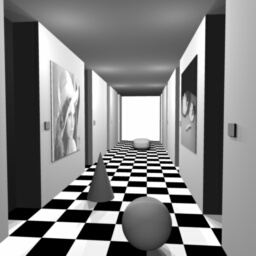
#> input picture corridorl.jpg, 256 x 256 px
$ jupyter execute 'pre-processing and post-processing.ipynb'
#> lines starting #> are read from the running program, lines starting #| are printed output that depends on the picture
[cell 1]
import numpy as np
import cv2 as cv
import matplotlib.pyplot as plt

[cell 2]
def sobelOperator(img):
    sobelXY = np.zeros(img.shape)
#> sobelXY: shape (256, 256) float64; every value is 0
    sobelX = np.zeros(img.shape)
    sobelY = np.zeros(img.shape)

    height, width = img.shape
#> height = 256; width = 256
    horizontalMask = np.array([[-1,0,1],[-2,0,2],[-1,0,1]])
    verticalMask = np.array([[-1,-2,-1],[0,0,0],[1,2,1]])

    for i in range(height-2):
        for j in range(width-2):
            sobelX[i+1, j+1] = abs(np.sum(img[i:i+3, j:j+3] * horizontalMask))
            sobelY[i+1, j+1] = abs(np.sum(img[i:i+3, j:j+3] * verticalMask))
            sobelXY[i+1, j+1] = (sobelX[i+1, j+1] * sobelX[i+1,j+1] + \
                                 sobelY[i+1, j+1] * sobelY[i+1,j+1]) ** 0.5
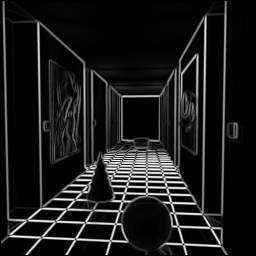
#> sobelXY: shape (256, 256) float64; min 0, max 1018.7, mean 109; drawn with min black and max white
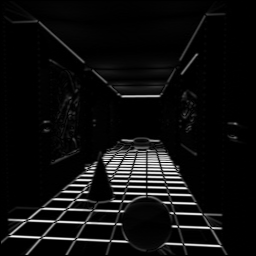
#> sobelY: shape (256, 256) float64; min 0, max 1018, mean 60; drawn with min black and max white

    return sobelX, sobelY, sobelXY

[cell 3]
sx, sy, sxy = sobelOperator(cv.imread('corridorl.jpg',0))
ssx,ssy,ssxy = sobelOperator(cv.imread('triclopsi2l.jpg',0))
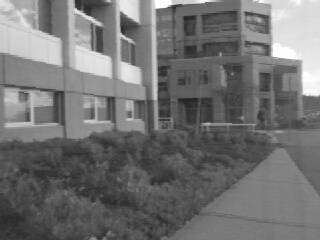
#> input picture triclopsi2l.jpg, 320 x 240 px
#> in sobelOperator (call 2), `sobelXY = np.zeros(img.shape)`: sobelXY: shape (240, 320) float64; every value is 0
#> after the loop in sobelOperator (call 2), `for i in range(height-2):`:
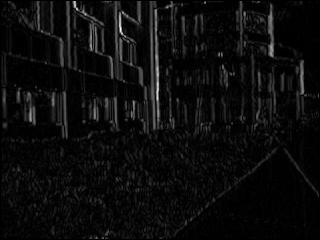
#> sobelX: shape (240, 320) float64; min 0, max 549, mean 27.3; drawn with min black and max white
#> after the loop in sobelOperator (call 2), `for i in range(height-2):`:
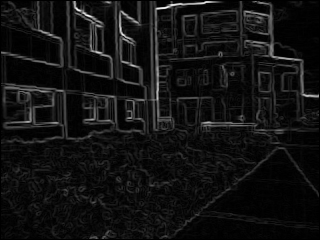
#> sobelXY: shape (240, 320) float64; min 0, max 648.3, mean 46.2; drawn with min black and max white
#> after the loop in sobelOperator (call 2), `for i in range(height-2):`:
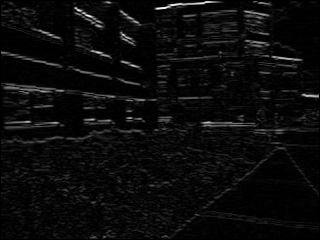
#> sobelY: shape (240, 320) float64; min 0, max 617, mean 28.3; drawn with min black and max white

plt.subplot(2,3,1)
plt.title("Horizontal")
plt.imshow(sx,'gray')
plt.axis("off")
plt.subplot(2,3,2)
plt.title("Vertical")
plt.imshow(sy,'gray')
plt.axis("off")
plt.subplot(2,3,3)
plt.title("Gradient Image")
plt.imshow(sxy,'gray')
plt.axis("off")
plt.subplot(2,3,4)
plt.imshow(ssx,'gray')
plt.axis("off")
plt.subplot(2,3,5)
plt.imshow(ssy,'gray')
plt.axis("off")
plt.subplot(2,3,6)
plt.imshow(ssxy,'gray')
plt.axis("off")


plt.show()

[cell 4]
imgL = cv.imread('corridorl.jpg',0)
#> imgL is the input picture: shape (256, 256); min 0, max 255, mean 127.8
imgR = cv.imread('corridorr.jpg',0)
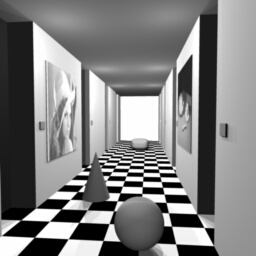
#> input picture corridorr.jpg, 256 x 256 px
#> imgR is the input picture: shape (256, 256); min 0, max 255, mean 128
stereo = cv.StereoBM_create(numDisparities=16, blockSize=15)
sobel = stereo.compute(imgL,imgR)
stereo.setPreFilterType(0)
normal = stereo.compute(imgL,imgR)

plt.subplot(1,2,1)
plt.title("Sobel")
plt.imshow(sobel,'hot')
plt.axis("off")
plt.subplot(1,2,2)
plt.title("Normalized")
plt.imshow(normal,'hot')
plt.axis("off")

plt.show()

[cell 5]
imgL = cv.imread('corridorl.jpg',0)
imgR = cv.imread('corridorr.jpg',0)

stereo = cv.StereoBM_create(numDisparities=16, blockSize=15)
before = stereo.compute(imgL,imgR)

stereo.setDisp12MaxDiff(0)
after = stereo.compute(imgL,imgR)
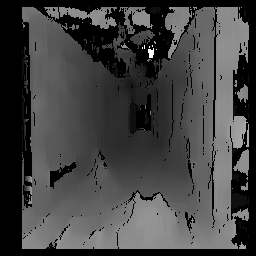
#> after: shape (256, 256) int16; min -16, max 240, mean 51; drawn with min black and max white

stereo.setDisp12MaxDiff(1)
after1 = stereo.compute(imgL,imgR)

plt.figure(figsize=(20,60))
plt.subplot(1,3,1)
plt.title("before")
plt.imshow(before,'hot')
plt.axis("off")
plt.subplot(1,3,2)
plt.title("after")
plt.imshow(after,'hot')
plt.axis("off")
plt.subplot(1,3,3)
plt.title("after with Maximum Allowable Diff 1")
plt.imshow(after1,'hot')
plt.axis("off")

plt.show()

[cell 6]
imgL = cv.imread('corridorl.jpg',0)
imgR = cv.imread('corridorr.jpg',0)

stereo = cv.StereoBM_create(numDisparities=16, blockSize=15)

ur = [0,5,10,15,20]
title = ["before", "UniquenessRatio = 5", "UniquenessRatio = 10", "UniquenessRatio = 15", "UniquenessRatio = 20"]

plt.figure(figsize=(20,100))

for i in range(5):
    stereo.setUniquenessRatio(ur[i])
    test = stereo.compute(imgL,imgR)
    plt.subplot(1,5, i+1)
    plt.title(title[i])
    plt.imshow(test,'hot')
    plt.axis("off")

plt.show()

[cell 7]
imgL = cv.imread('triclopsi2l.jpg',0)
#> imgL is the input picture: shape (240, 320); min 33, max 255, mean 114
imgR = cv.imread('triclopsi2r.jpg',0)
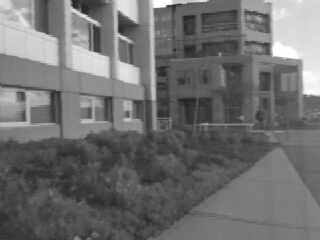
#> input picture triclopsi2r.jpg, 320 x 240 px
#> imgR is the input picture: shape (240, 320); min 35, max 255, mean 110.9

stereo = cv.StereoBM_create(numDisparities=16, blockSize=15)

ur = [0,5,10,15,20]
title = ["before", "UniquenessRatio = 5", "UniquenessRatio = 10", "UniquenessRatio = 15", "UniquenessRatio = 20"]

plt.figure(figsize=(20,100))

for i in range(5):
    stereo.setUniquenessRatio(ur[i])
    test = stereo.compute(imgL,imgR)
    plt.subplot(1,5, i+1)
    #plt.title(title[i])
    plt.imshow(test,'hot')
    plt.axis("off")

plt.show()

[cell 8]
imgL = cv.imread('corridorl.jpg',0)
imgR = cv.imread('corridorr.jpg',0)

stereo1 = cv.StereoBM_create(numDisparities=16, blockSize=15)
stereo1.setPreFilterType(1)
stereo1.setDisp12MaxDiff(1)
stereo1.setUniquenessRatio(15)
result1 = stereo1.compute(imgL,imgR)

#plt.title("After Pre- & Post-Processing")
plt.imshow(result1,'hot')
plt.axis("off")

plt.show()

[cell 9]
imgL = cv.imread('triclopsi2l.jpg',0)
imgR = cv.imread('triclopsi2r.jpg',0)

stereo2 = cv.StereoBM_create(numDisparities=16, blockSize=15)
stereo1.setPreFilterType(1)
stereo2.setDisp12MaxDiff(1)
stereo2.setUniquenessRatio(15)
result2 = stereo2.compute(imgL,imgR)
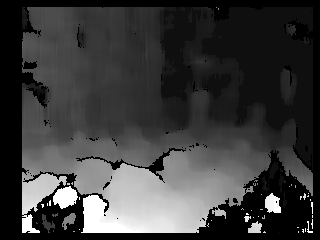
#> result2: shape (240, 320) int16; min -16, max 240, mean 44.6; drawn with min black and max white

#plt.title("After Pre- & Post-Processing")
plt.imshow(result2,'hot')
plt.axis("off")

plt.show()
